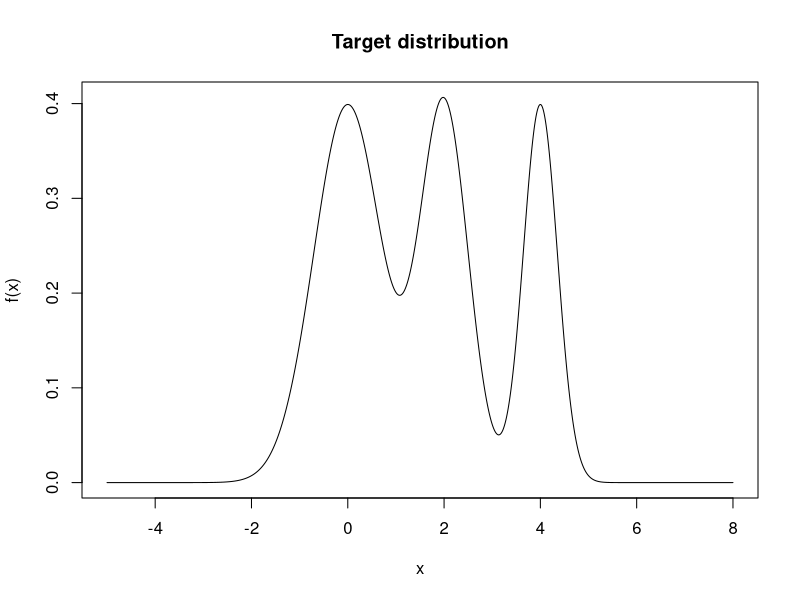
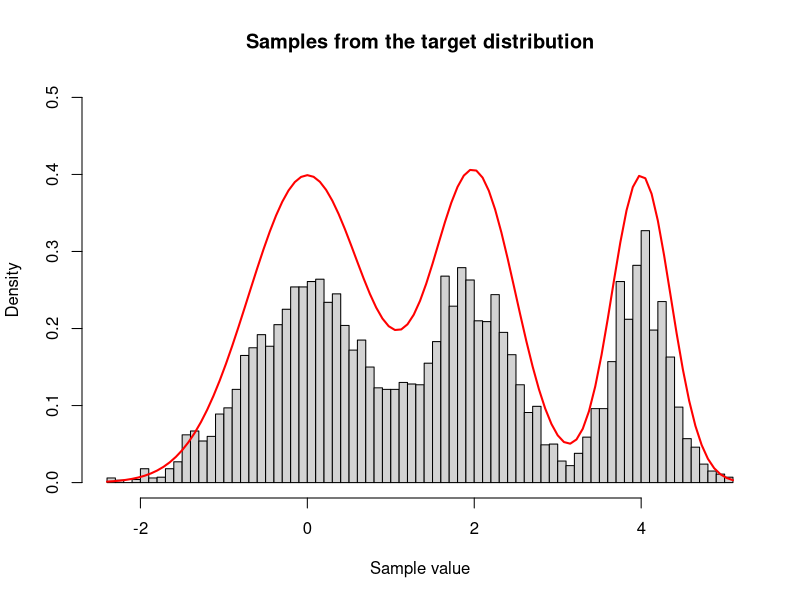

Generate these figures, in order, with R:
#####random walk metropolis-hastings algorithm
set.seed(146)
target_distribution = function(x) { #define target distribution
  return(1/sqrt(2*pi)*exp(-x^2)+1/sqrt(2*pi)*exp(-2*(x-2)^2)+1/sqrt(2*pi)*exp(-4*(x-4)^2))
}

#Visualise the distribution
x=seq(-5,8,by=0.01)
plot(x,target_distribution(x),type = 'l',ylab='f(x)')
title(main='Target distribution')

generate_candidate = function(x, delta) {
  #Generate candidate from normal distribution centered at x
  return(x+rnorm(1,0, delta))
}

#Function to accept or reject a candidate
accept_candidate = function(x_current, x_proposed) {
  #Compute acceptance probability
  acceptance_prob = min(1, target_distribution(x_proposed) / target_distribution(x_current))
  #Accept or reject the candidate based on acceptance probability
  if (runif(1) < acceptance_prob) {
    return(x_proposed)
  } else {
    return(x_current)
  }
}

#Random walk Metropolis-Hastings algorithm
metropolis_hastings = function(iterations, initial_value, delta) {
  #Initialize vector to store samples
  samples = numeric(iterations)
  #Initialize current state
  current_state = initial_value
  #Run the algorithm
  for (i in 1:iterations) {
    #Generate candidate state
    candidate_state = generate_candidate(current_state, delta)
    #Accept or reject the candidate
    current_state = accept_candidate(current_state, candidate_state)
    #Store the sample
    samples[i] = current_state
  }
  return(samples)
}
#Set parameters
iterations = 10000
initial_value = 1 #Initial value for the chain
delta = 1 #Standard deviation of the proposal distribution
#Run the Metropolis-Hastings algorithm
samples = metropolis_hastings(iterations, initial_value, delta)
#We can plot the distribution of the samples vs the target distribution
#Plot the samples histogram
hist(samples, breaks = 100, main = "Samples from the target distribution",
     xlab = "Sample value", freq = FALSE, ylim=c(0,0.5))

#and the target distribution

curve(target_distribution, add = TRUE, col = "red", lwd = 2)
